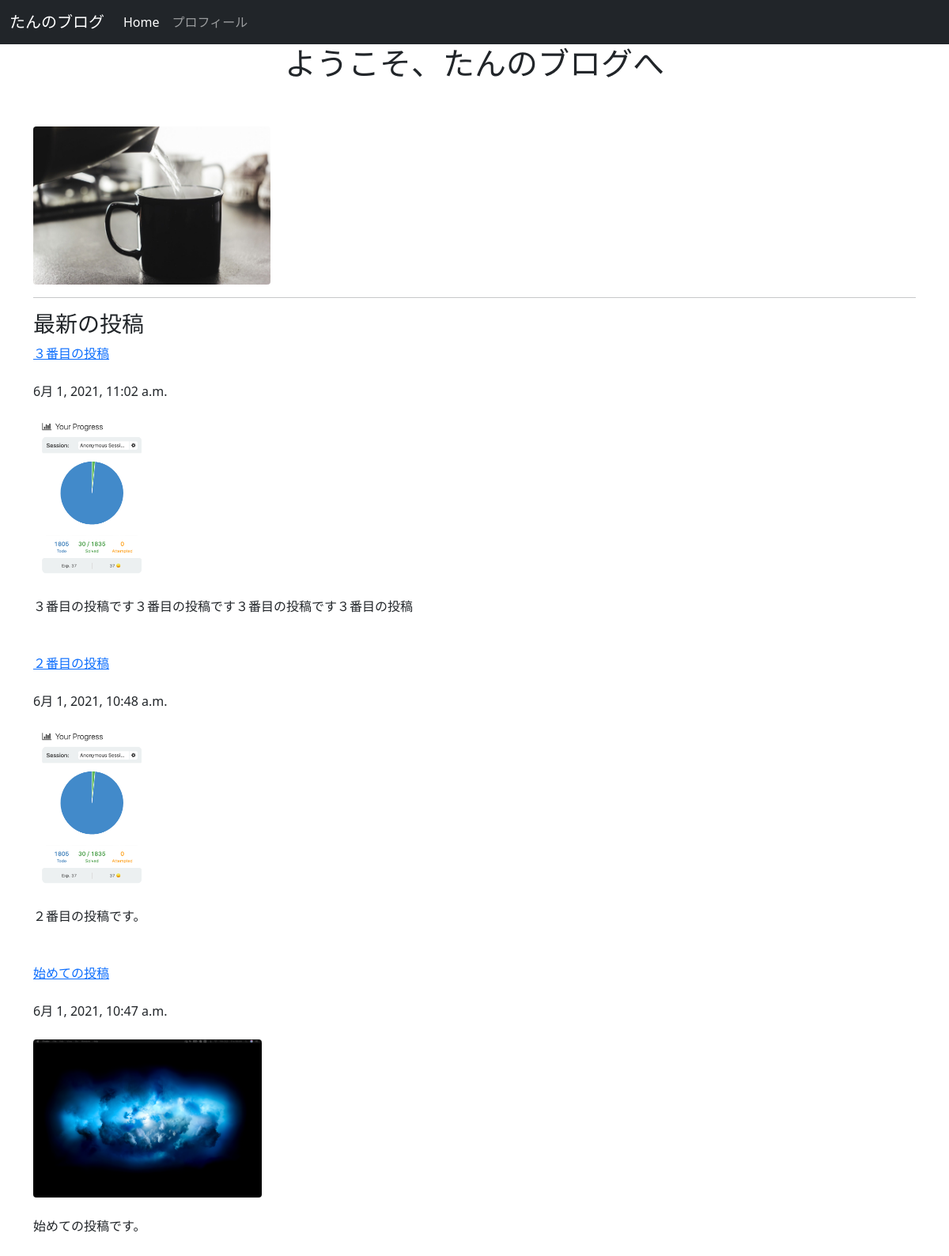
/posts/, run on the app's committed database.
### posts/models.py (models this page shows, shortened)
class Post(models.Model):
  title = models.CharField(max_length=100)
  published = models.DateTimeField()
  image = models.ImageField(upload_to='media/')
  body = models.TextField()
  def summary(self):
    return self.body[:30]

### posts/views.py (the view)
# urls.py: urlpatterns = [path('', views.index, name='index')]
def index(request):
  posts = Post.objects.order_by('-published')
  return render(request, 'posts/index.html', {'posts': posts})

### posts/templates/posts/index.html (shortened to what this page needs)
<!DOCTYPE html>
<html lang="en">
  <head>
    <link
      href="https://cdn.jsdelivr.net/npm/bootstrap@5.0.0-beta1/dist/css/bootstrap.min.css"
      rel="stylesheet"
    />
  </head>
  <body>
    <nav class="navbar navbar-expand-lg navbar-dark bg-dark">
      <div class="container-fluid">
        <a class="navbar-brand" href="#">たんのブログ</a>
        <div class="collapse navbar-collapse" id="navbarSupportedContent">
          <ul class="navbar-nav me-auto mb-2 mb-lg-0">
            <li class="nav-item">
              <a class="nav-link active" aria-current="page" href="#">Home</a>
            </li>
            <li class="nav-item">
              <a class="nav-link" href="#">プロフィール</a>
            </li>
          </ul>
        </div>
      </div>
    </nav>
    <div class="container">
      <h1 class="text-center">ようこそ、たんのブログへ</h1>
      <br /><br />
      {% load static %}
      <img
        src="{% static 'posts/tea.jpg' %}"
        class="img-fluid rounded"
        style="max-height: 200px"
      />
      <hr />
      <h3>最新の投稿</h3>
      {% for post in posts.all %}
      <a href="{% url 'post_detail' post.id %}">{{post.title}}</a><br /><br />
      {{post.published}}
      <br /><br />
      <img
        src="{{post.image.url}}"
        class="img-fluid rounded"
        style="max-height: 200px"
      />
      <br /><br />
      {{post.summary}}
      <br /><br /><br />
      {% endfor %}
    </div>
  </body>
</html>

### data on the page
Post: title "３番目の投稿", published "6月 1, 2021, 11:02 a.m.", image (picture), summary "３番目の投稿です３番目の投稿です３番目の投稿です３番目の投稿"
Post: title "２番目の投稿", published "6月 1, 2021, 10:48 a.m.", image (picture), summary "２番目の投稿です。"
Post: title "始めての投稿", published "6月 1, 2021, 10:47 a.m.", image (picture), summary "始めての投稿です。"
